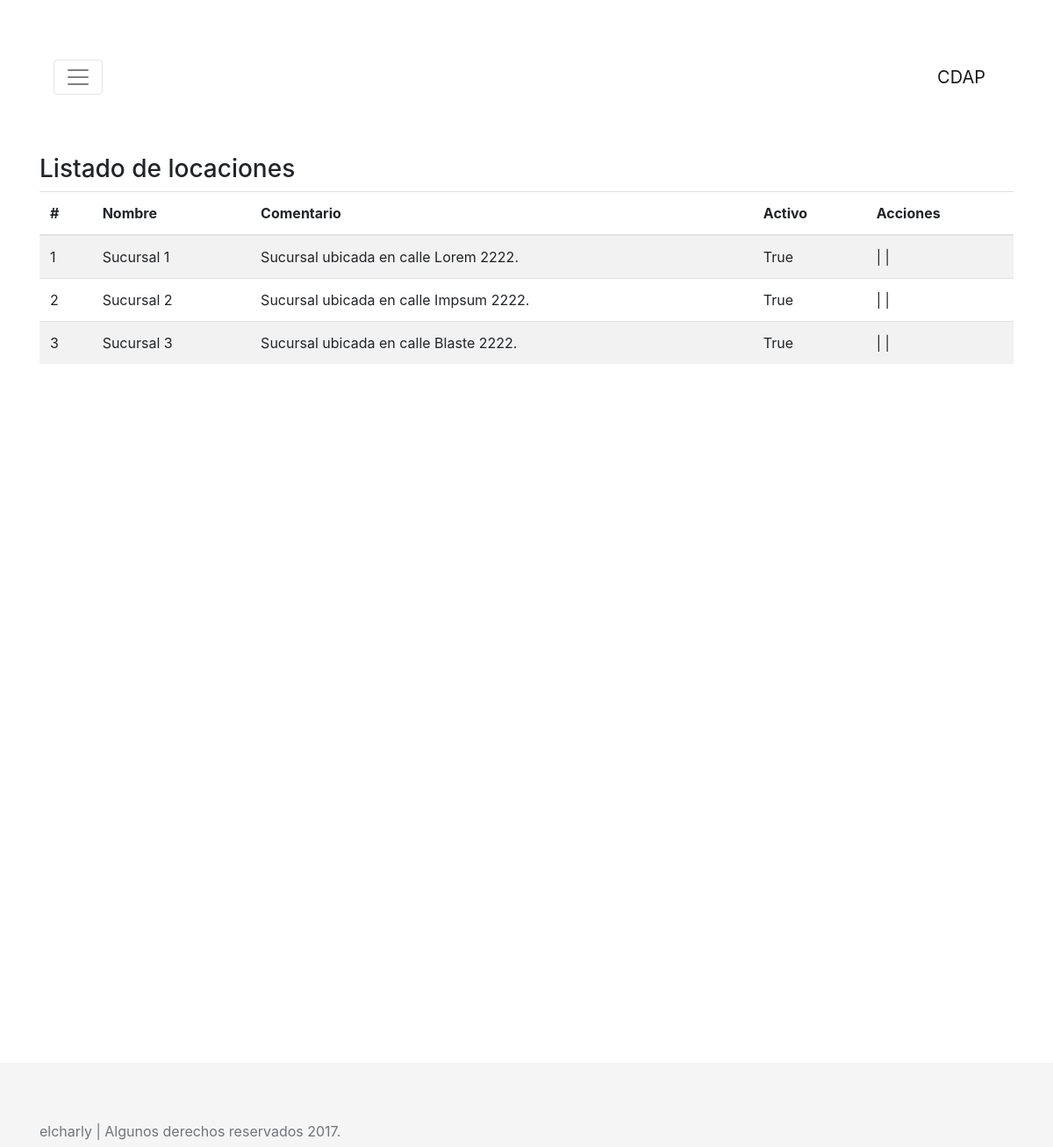
The page /cdap/locacion_listar on the database as committed earlier.
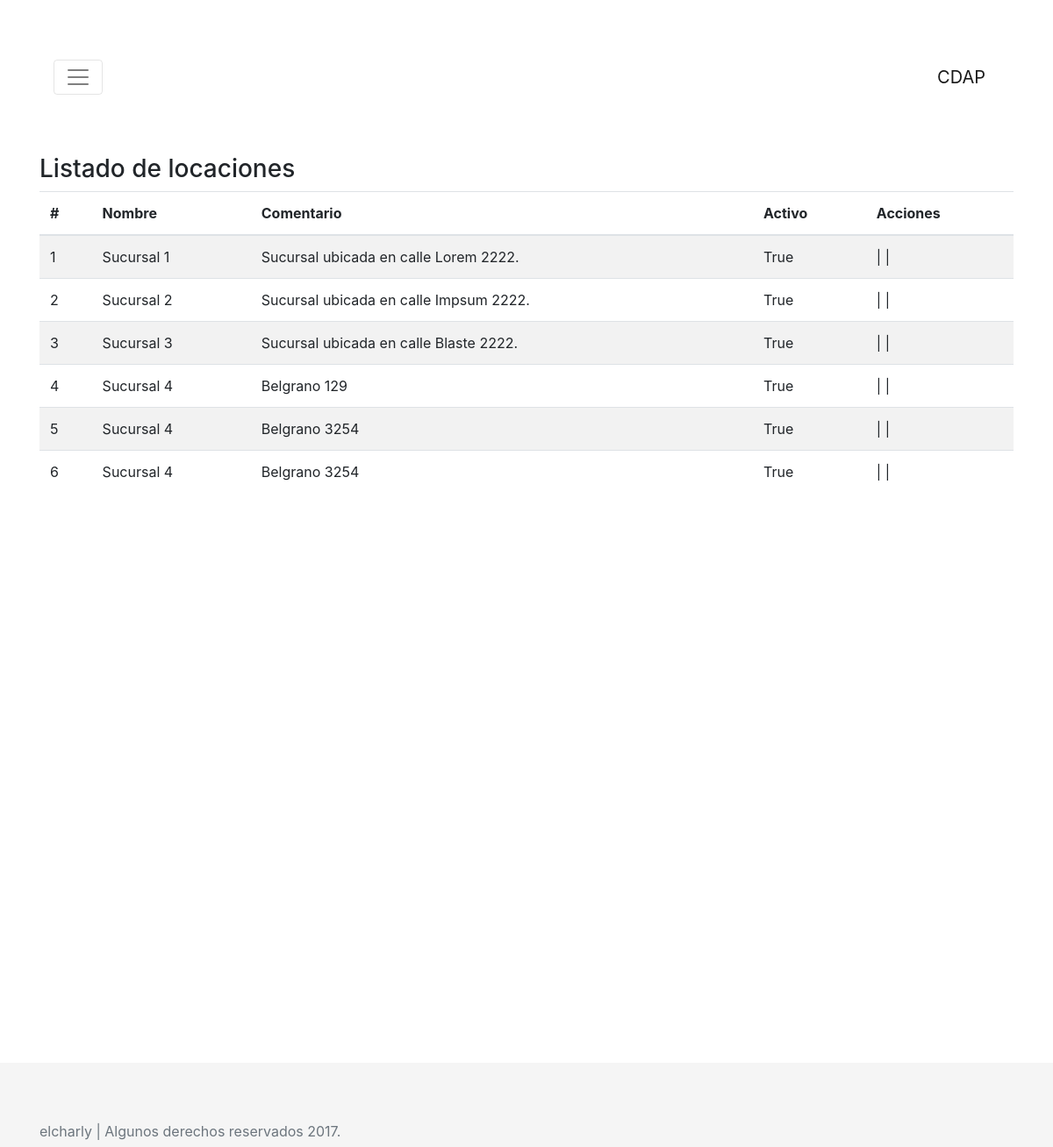
The same page on the database as committed later.
### cdap/models.py (models this page shows, shortened)
class Locacion(models.Model):
    nombre= models.CharField(max_length=50)
    comentario= models.TextField()
    activo= models.BooleanField()

### cdap/views.py (the view)
def locacion_list(request):
    locacion = Locacion.objects.all()
    contexto = {'locaciones':locacion}
    return render(request, 'locacion_list.html', contexto)

### cdap/templates/locacion_list.html (shortened to what this page needs)
{% extends 'base.html'%}
{% block content %}
<h3>Listado de locaciones</h3>
{% if locaciones %}
<div class="table-responsive">
<table class="table table-striped">
<thead>
  <tr>
    <th>#</th>
    <th>Nombre</th>
    <th>Comentario</th>
    <th>Activo</th>
    <th>Acciones</th>
  </tr>
</thead>
<tbody>
  {% for locacion in locaciones %}
  <tr>
    <td>{{ locacion.id }}</td>
    <td>{{ locacion.nombre }}</td>
    <td>{{ locacion.comentario }}</td>
    <td>{{ locacion.activo }}</td>
    <td>
      <a href="{% url 'locacion_editar' locacion.id %}"></a>  |
      <a href="{% url 'locacion_eliminar' locacion.id %}"></a> |
    </td>
  </tr>
  {% endfor %}
</tbody>
</table>
</div>
{% else %}
<p>No hay ninguna locacion listada.</p>
{% endif %}
{% endblock %}

Rows that differ between the two databases and show on the page:
added Locacion: id "4", nombre "Sucursal 4", comentario "Belgrano 129", activo "True"
added Locacion: id "5", nombre "Sucursal 4", comentario "Belgrano 3254", activo "True"
added Locacion: id "6", nombre "Sucursal 4", comentario "Belgrano 3254", activo "True"
